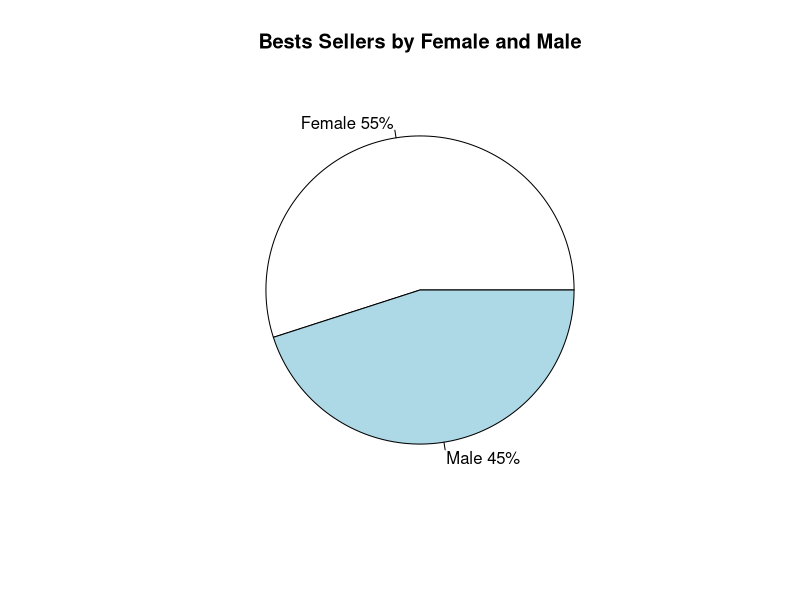
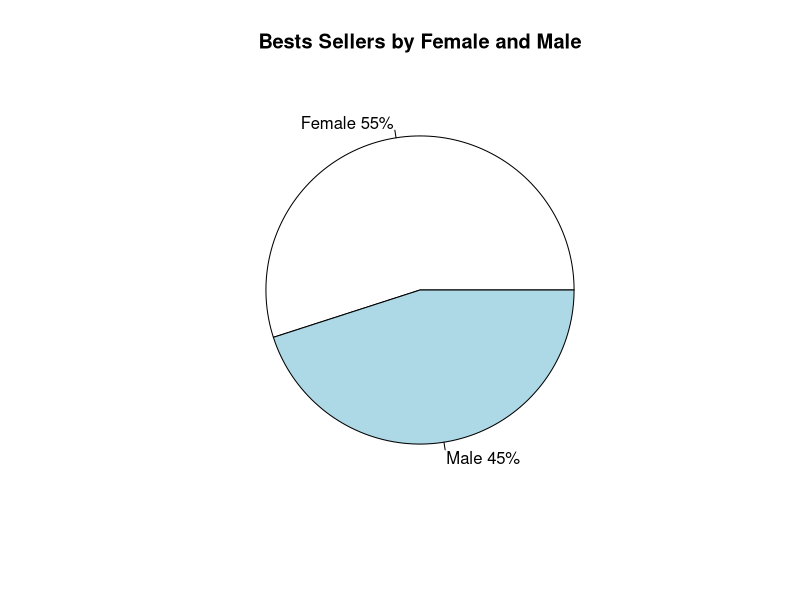
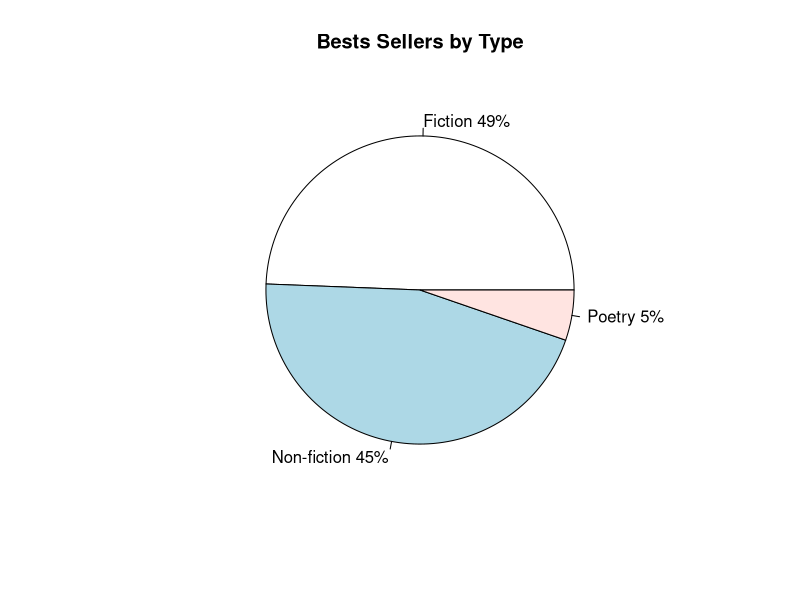

These charts were generated, in order, by the following R code:
sales_by_gender = c("Female"=177,
                    "Male"=145)
percents = round(100 * sales_by_gender / sum(sales_by_gender))
labels = paste(names(sales_by_gender), percents)
labels = paste(labels, '%', sep='')
               
pie(sales_by_gender, labels, main="Bests Sellers by Female and Male")


pdf('sales_by_gender.pdf', width=5, height=5)

pie(sales_by_gender, labels, main="Bests Sellers by Female and Male")

dev.off()

sales_by_genre = c("Fiction"=159,
                   "Non-fiction"=146,
                   "Poetry"=17)
percents = round(100 * sales_by_genre / sum(sales_by_genre))
labels = paste(names(sales_by_genre), percents)
labels = paste(labels, '%', sep='')

pdf('sales_by_genre.pdf', width=5, height=5)

pie(sales_by_genre, labels, main="Bests Sellers by Type")

dev.off()

